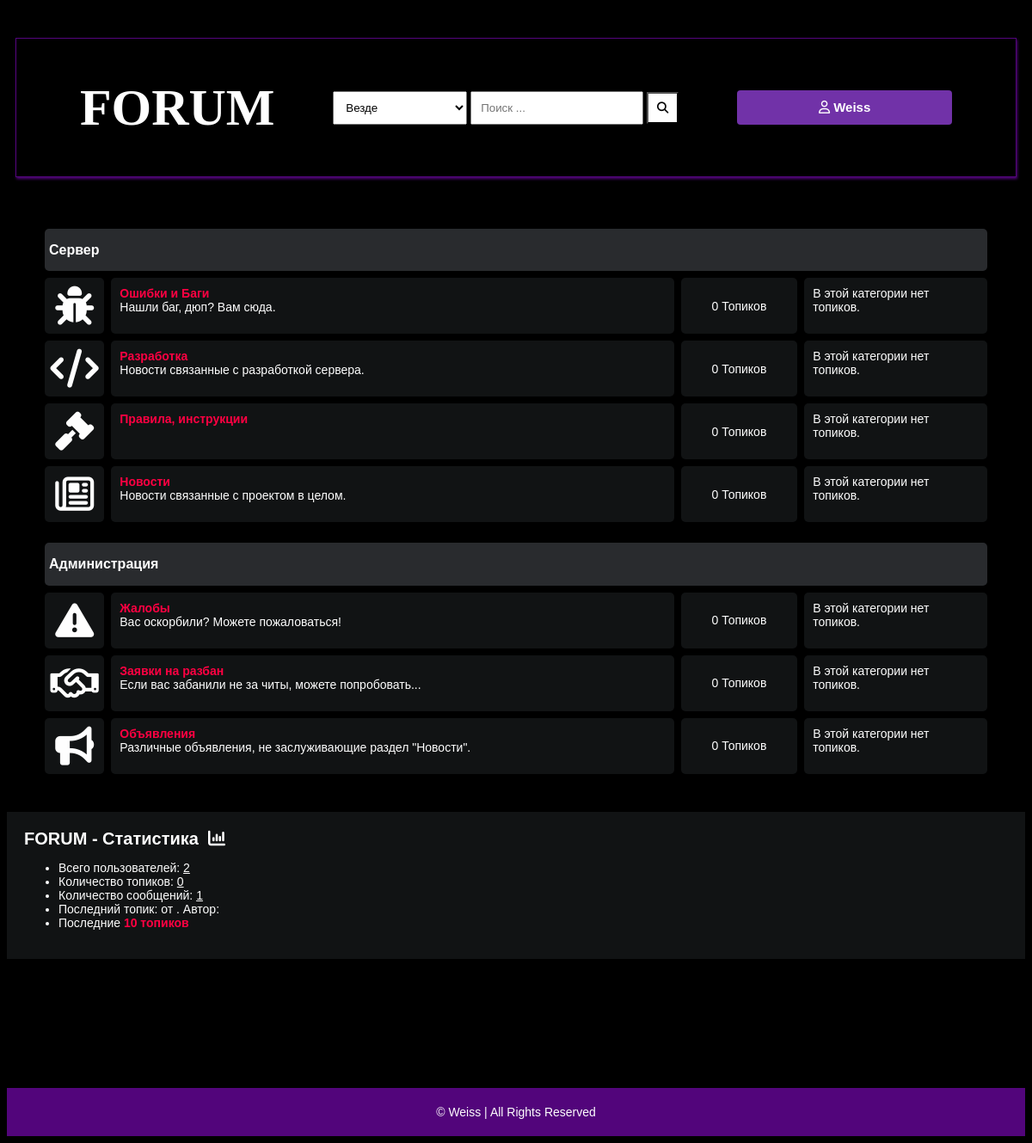
/ (signed in), run on the app's committed database.
### main/models.py (models this page shows, shortened)
class Author(models.Model):
    user = models.ForeignKey(User, on_delete=models.CASCADE)
    fullname = models.CharField(max_length=40, blank=True)
    slug = models.SlugField(max_length=400, unique=True, blank=True)
    steam_uid = models.CharField(max_length=40, blank=True)
    bio = HTMLField(blank=True)
    points = models.IntegerField(default=0)
    last_seen = models.DateTimeField(default=timezone.now)
    email_is_checked = models.BooleanField(default=False)
    profile_pic = ResizedImageField(size=[50, 80], quality=100, upload_to="authors", default='default.jpg', null=True, blank=True)
    notifications = models.ManyToManyField('Notifications', blank=True)
    def save(self, *args, **kwargs):
        if not self.slug:
            self.slug = slugify(self.fullname)
        super(Author, self).save(*args, **kwargs)

class Category(models.Model):
    title = models.CharField(max_length=50)
    slug = models.SlugField(max_length=400, unique=True, blank=True)
    description = models.TextField(default="none")
    class Meta:
        verbose_name_plural = "categories"
    def get_url(self):
        return reverse("posts", kwargs={
            "slug":self.slug
        })
    @property
    def num_posts(self):
        return Post.objects.filter(categories=self).count()
    @property
    def last_post(self):
        return Post.objects.filter(categories=self).latest("date")

### main/views.py (the view)
# urls.py: path("", home, name="home"),
def home(request):
    forums = Category.objects.all()
    num_posts = Post.objects.all().count()
    num_users = User.objects.all().count()
    num_categories = forums.count()
    num_comments = Comment.objects.count()
    try:
        author = Author.objects.get(user=request.user)
    except:
        author = ''
    try:
        last_post = Post.objects.latest("date")
    except:
        last_post = []
    context = {
        "forums":forums,
        'num_comments':num_comments + num_posts,
        "num_posts":num_posts,
        "num_users":num_users,
        "num_categories":num_categories,
        "last_post":last_post,
        "title": 'FORUM',
        "author": author
    }
    return render(request, "forums.html", context)

### main/context_processors.py (called while the page is built, shortened)
def searchFunction(request):
    search_context = {}
    posts = Post.objects.all()
    return search_context

### templates/forums.html
﻿{% extends 'base.html' %}
{% block content %}
<div class="container">
    <div class="subforum">
        {% if forums %}
        <div class="subforum-title">
            <h1>Сервер</h1>
        </div>
        {% for forum in forums %}
            {% if forum.title not in 'Жалобы, Заявки на разбан, Объявления' %}
                <div class="subforum-row">
                    <div class="subforum-icon subforum-column center">
                        {% if forum.title == "Ошибки и Баги" %}
                            <i class="fa-solid fa-bug"></i>
                        {% elif forum.title == 'Разработка' %}
                            <i class="fa-solid fa-code"></i>
                        {% elif forum.title == 'Правила, инструкции' %}
                            <i class="fa fa-gavel" aria-hidden="true"></i>
                        {% elif forum.title == 'Новости' %}
                            <i class="fa-regular fa-newspaper"></i>
                        {% endif %}
                    </div>
                    <div class="subforum-description subforum-column">
                        <h4><a href="{{forum.get_url}}">{{forum.title}}</a></h4>
                        {% if forum.description != 'none' %}
                            <p>{{forum.description}} </p>
                        {% endif %}
                    </div>
                    <div class="subforum-stats subforum-column center">
                        <span>{{forum.num_posts}} Топиков</span>
                    </div>
                    <div class="subforum-info subforum-column">
                        {% if forum.last_post %}
                        <b><a href="{{forum.last_post.get_url}}">{{forum.last_post}}</a></b>. Автор: <a href="">{{forum.last_post.user.fullname|title}}</a>
                        <br>от <small>{{forum.last_post.date|date}}</small>
                        {% else %}
                        <span>В этой категории нет топиков.</span>
                        {% endif %}
                    </div>
                </div>
            {% endif %}
        {% endfor %}
        {% else %}
        <div class="subforum-title">
            <h1><i class="fa fa-frown-o"></i>&nbsp;здесь пока нет топиков.</h1>
        </div>
        {% endif %}
    </div>
    <div class="subforum">
        {% if forums %}
        <div class="subforum-title">
            <h1>Администрация</h1>
        </div>
        {% for forum in forums %}
            {% if forum.title not in 'Ошибки и Баги, Разработка, Правила, инструкции, Новости' %}
                <div class="subforum-row">
                    <div class="subforum-icon subforum-column center">
                        {% if forum.title == "Жалобы" %}
                            <i class="fa-solid fa-triangle-exclamation"></i>
                        {% elif forum.title == 'Объявления' %}
                            <i class="fa-solid fa-bullhorn"></i>
                        {% elif forum.title == 'Правила, инструкции' %}
                            <i class="fa fa-gavel" aria-hidden="true"></i>
                        {% elif forum.title == 'Заявки на разбан' %}
                            <i class="fa-regular fa-handshake"></i>
                        {% endif %}
                    </div>
                    <div class="subforum-description subforum-column">
                        <h4><a href="{{forum.get_url}}">{{forum.title}}</a></h4>
                        {% if forum.description != 'none' %}
                            <p>{{forum.description}} </p>
                        {% endif %}
                    </div>
                    <div class="subforum-stats subforum-column center">
                        <span>{{forum.num_posts}} Топиков</span>
                    </div>
                    <div class="subforum-info subforum-column">
                        {% if forum.last_post %}
                        <b><a href="{{forum.last_post.get_url}}">{{forum.last_post}}</a></b>. Автор: <a href="">{{forum.last_post.user.fullname|title}}</a>
                        <br>от <small>{{forum.last_post.date|date}}</small>
                        {% else %}
                        <span>В этой категории нет топиков.</span>
                        {% endif %}
                    </div>
                </div>
            {% endif %}
        {% endfor %}
        {% else %}
        <div class="subforum-title">
            <h1><i class="fa fa-frown-o"></i>&nbsp;здесь пока нет топиков.</h1>
        </div>
        {% endif %}
    </div>
</div>
    <div class="forum-info">
        <div class="chart">
            FORUM - Статистика &nbsp;<i class="fa fa-bar-chart"></i>
        </div>
        <ul>
            <li>Всего пользователей: <u>{{num_users}}</u></li>
            <li>Количество топиков: <u>{{num_posts}}</u></li>
            <li>Количество сообщений: <u>{{num_comments}}</u></li>
            <li>Последний топик: <b><a href="{{last_post.get_url}}">{{last_post.title}}</a></b>  от {{last_post.date|date}}. Автор: <a href="">{{last_post.user.fullname|title}}</a></li>
            <li>Последние <a href="{% url 'latest_posts' %}"> 10 топиков</a> </li>
        </ul>
    </div>
    {% endblock content %}

### templates/base.html (shortened to what this page needs)
{% load static %}
<!DOCTYPE html>
<html lang="ru">
<head>
    <link rel="stylesheet" href="{% static 'style.css' %}">
    <link rel="stylesheet" href="https://cdnjs.cloudflare.com/ajax/libs/font-awesome/4.7.0/css/font-awesome.min.css">
    <link href="{% static 'fontawesomefree/css/fontawesome.css' %}" rel="stylesheet" type="text/css">
    <link href="{% static 'fontawesomefree/css/brands.css' %}" rel="stylesheet" type="text/css">
    <link href="{% static 'fontawesomefree/css/solid.css' %}" rel="stylesheet" type="text/css">
    <link rel="stylesheet" href="{% static 'ckeditor/ckeditor/skins/moono-dark/editor.css' %}">
</head>
<body>
    <header>
        <form action="{% url 'search_result' %}" role="form" method="GET">
            <div class="search-box">
                <div class="brand"><a class="main" style="color:white" href="{% url 'home' %}">FORUM</a></div>
                <div>
                    <select name="search-box" id="">
                        <option value="Everything">Везде</option>
                    </select>
                    <input type="text" name="q" placeholder="Поиск ...">
                    <button type="submit" name="search"><i class="fa fa-search"></i></button>
                </div>
                <ul class="navigation-auth">
                    {% if user.is_authenticated %}
                    <a id="auth-text" style="width:100%" class="main" href="{% url 'profile_page' %}"><span class="fa-regular fa-user"></span> {{author.fullname|title}}</a>
                    {% else %}
                    <a class="main" href="#url"><i class="fa-regular fa-user"></i> Профиль</a>
                    <li class="n1"><a href="{% url 'register' %}">Регистрация</a></li>
                    <li class="n2"><a href="{% url 'auth' %}">Авторизация</a></li>
                    {% endif %}
                </ul>
            </div>
        </form>
    </header>
    {% block content %}
    {% endblock content %}
    <footer>
        <span>&copy;  Weiss | All Rights Reserved</span>
    </footer>
</body>
</html>

### data on the page
Author: fullname "Weiss"
Category: title "Ошибки и Баги", description "Нашли баг, дюп? Вам сюда.", num_posts "0", shows "В этой категории нет топиков."
Category: title "Разработка", description "Новости связанные с разработкой сервера.", num_posts "0", shows "В этой категории нет топиков."
Category: title "Правила, инструкции", num_posts "0", shows "В этой категории нет топиков."
Category: title "Новости", description "Новости связанные с проектом в целом.", num_posts "0", shows "В этой категории нет топиков."
Category: title "Жалобы", description "Вас оскорбили? Можете пожаловаться!", num_posts "0", shows "В этой категории нет топиков."
Category: title "Заявки на разбан", description "Если вас забанили не за читы, можете попробовать...", num_posts "0", shows "В этой категории нет топиков."
Category: title "Объявления", description "Различные объявления, не заслуживающие раздел \"Новости\".", num_posts "0", shows "В этой категории нет топиков."

### other printed values
{{ num_users }} "2"
{{ num_posts }} "0"
{{ num_comments }} "1"
